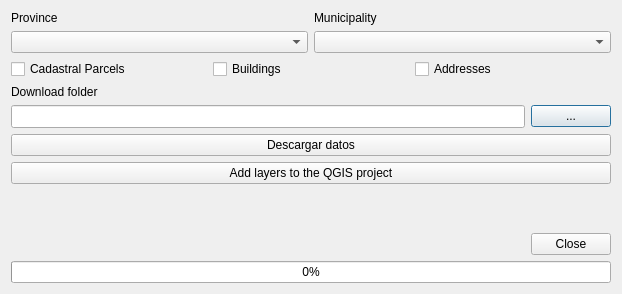
<?xml version="1.0" encoding="UTF-8"?>
<ui version="4.0">
 <class>Spanish_Inspire_Catastral_DownloaderDialogBase</class>
 <widget class="QDialog" name="Spanish_Inspire_Catastral_DownloaderDialogBase">
  <property name="geometry">
   <rect>
    <x>0</x>
    <y>0</y>
    <width>622</width>
    <height>294</height>
   </rect>
  </property>
  <property name="windowTitle">
   <string>Spanish Inspire Catastral Downloader</string>
  </property>
  <layout class="QVBoxLayout" name="verticalLayout">
   <item>
    <layout class="QGridLayout" name="gridLayout_3">
     <item row="0" column="0">
      <widget class="QLabel" name="label_provincia">
       <property name="sizePolicy">
        <sizepolicy hsizetype="Expanding" vsizetype="Preferred">
         <horstretch>0</horstretch>
         <verstretch>0</verstretch>
        </sizepolicy>
       </property>
       <property name="text">
        <string>Province</string>
       </property>
      </widget>
     </item>
     <item row="0" column="1">
      <widget class="QLabel" name="label_municipio">
       <property name="sizePolicy">
        <sizepolicy hsizetype="Expanding" vsizetype="Preferred">
         <horstretch>0</horstretch>
         <verstretch>0</verstretch>
        </sizepolicy>
       </property>
       <property name="text">
        <string>Municipality</string>
       </property>
      </widget>
     </item>
     <item row="1" column="0">
      <widget class="QComboBox" name="comboBox_province">
       <property name="sizePolicy">
        <sizepolicy hsizetype="Expanding" vsizetype="Fixed">
         <horstretch>0</horstretch>
         <verstretch>0</verstretch>
        </sizepolicy>
       </property>
      </widget>
     </item>
     <item row="1" column="1">
      <widget class="QComboBox" name="comboBox_municipality">
       <property name="sizePolicy">
        <sizepolicy hsizetype="Expanding" vsizetype="Fixed">
         <horstretch>0</horstretch>
         <verstretch>0</verstretch>
        </sizepolicy>
       </property>
       <property name="contextMenuPolicy">
        <enum>Qt::DefaultContextMenu</enum>
       </property>
      </widget>
     </item>
    </layout>
   </item>
   <item>
    <layout class="QGridLayout" name="gridLayout_2">
     <item row="0" column="1">
      <widget class="QCheckBox" name="checkBox_buildings">
       <property name="sizePolicy">
        <sizepolicy hsizetype="Expanding" vsizetype="Fixed">
         <horstretch>0</horstretch>
         <verstretch>0</verstretch>
        </sizepolicy>
       </property>
       <property name="text">
        <string>Buildings</string>
       </property>
      </widget>
     </item>
     <item row="0" column="2">
      <widget class="QCheckBox" name="checkBox_addresses">
       <property name="sizePolicy">
        <sizepolicy hsizetype="Expanding" vsizetype="Fixed">
         <horstretch>0</horstretch>
         <verstretch>0</verstretch>
        </sizepolicy>
       </property>
       <property name="text">
        <string>Addresses</string>
       </property>
      </widget>
     </item>
     <item row="0" column="0">
      <widget class="QCheckBox" name="checkBox_parcels">
       <property name="sizePolicy">
        <sizepolicy hsizetype="Expanding" vsizetype="Fixed">
         <horstretch>0</horstretch>
         <verstretch>0</verstretch>
        </sizepolicy>
       </property>
       <property name="text">
        <string>Cadastral Parcels</string>
       </property>
      </widget>
     </item>
    </layout>
   </item>
   <item>
    <widget class="QLabel" name="label_descarga">
     <property name="text">
      <string>Download folder</string>
     </property>
    </widget>
   </item>
   <item>
    <layout class="QHBoxLayout" name="horizontalLayout_3">
     <item>
      <widget class="QLineEdit" name="lineEdit_path">
       <property name="minimumSize">
        <size>
         <width>0</width>
         <height>23</height>
        </size>
       </property>
      </widget>
     </item>
     <item>
      <widget class="QPushButton" name="pushButton_select_path">
       <property name="sizePolicy">
        <sizepolicy hsizetype="Fixed" vsizetype="Fixed">
         <horstretch>0</horstretch>
         <verstretch>0</verstretch>
        </sizepolicy>
       </property>
       <property name="text">
        <string>...</string>
       </property>
      </widget>
     </item>
    </layout>
   </item>
   <item>
    <widget class="QPushButton" name="pushButton_run">
     <property name="text">
      <string>Descargar datos</string>
     </property>
    </widget>
   </item>
   <item>
    <widget class="QPushButton" name="pushButton_add_layers">
     <property name="text">
      <string>Add layers to the QGIS project</string>
     </property>
    </widget>
   </item>
   <item>
    <spacer name="verticalSpacer">
     <property name="orientation">
      <enum>Qt::Vertical</enum>
     </property>
     <property name="sizeHint" stdset="0">
      <size>
       <width>20</width>
       <height>40</height>
      </size>
     </property>
    </spacer>
   </item>
   <item>
    <layout class="QHBoxLayout" name="horizontalLayout_2">
     <item>
      <spacer name="horizontalSpacer">
       <property name="orientation">
        <enum>Qt::Horizontal</enum>
       </property>
       <property name="sizeHint" stdset="0">
        <size>
         <width>40</width>
         <height>20</height>
        </size>
       </property>
      </spacer>
     </item>
     <item>
      <widget class="QDialogButtonBox" name="button_box">
       <property name="sizePolicy">
        <sizepolicy hsizetype="Fixed" vsizetype="Fixed">
         <horstretch>0</horstretch>
         <verstretch>0</verstretch>
        </sizepolicy>
       </property>
       <property name="orientation">
        <enum>Qt::Horizontal</enum>
       </property>
       <property name="standardButtons">
        <set>QDialogButtonBox::Close</set>
       </property>
      </widget>
     </item>
    </layout>
   </item>
   <item>
    <widget class="QProgressBar" name="progressBar">
     <property name="value">
      <number>0</number>
     </property>
    </widget>
   </item>
  </layout>
 </widget>
 <resources/>
 <connections>
  <connection>
   <sender>button_box</sender>
   <signal>accepted()</signal>
   <receiver>Spanish_Inspire_Catastral_DownloaderDialogBase</receiver>
   <slot>accept()</slot>
   <hints>
    <hint type="sourcelabel">
     <x>20</x>
     <y>20</y>
    </hint>
    <hint type="destinationlabel">
     <x>20</x>
     <y>20</y>
    </hint>
   </hints>
  </connection>
  <connection>
   <sender>button_box</sender>
   <signal>rejected()</signal>
   <receiver>Spanish_Inspire_Catastral_DownloaderDialogBase</receiver>
   <slot>reject()</slot>
   <hints>
    <hint type="sourcelabel">
     <x>20</x>
     <y>20</y>
    </hint>
    <hint type="destinationlabel">
     <x>20</x>
     <y>20</y>
    </hint>
   </hints>
  </connection>
 </connections>
</ui>
